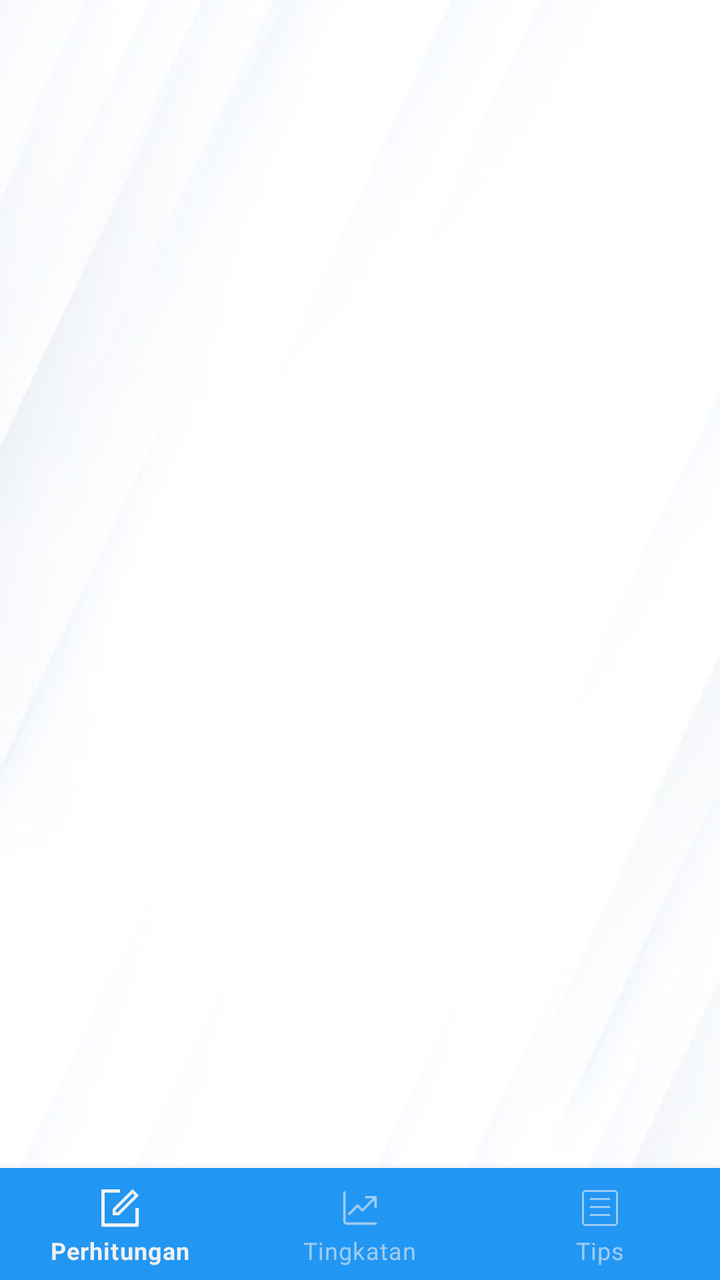
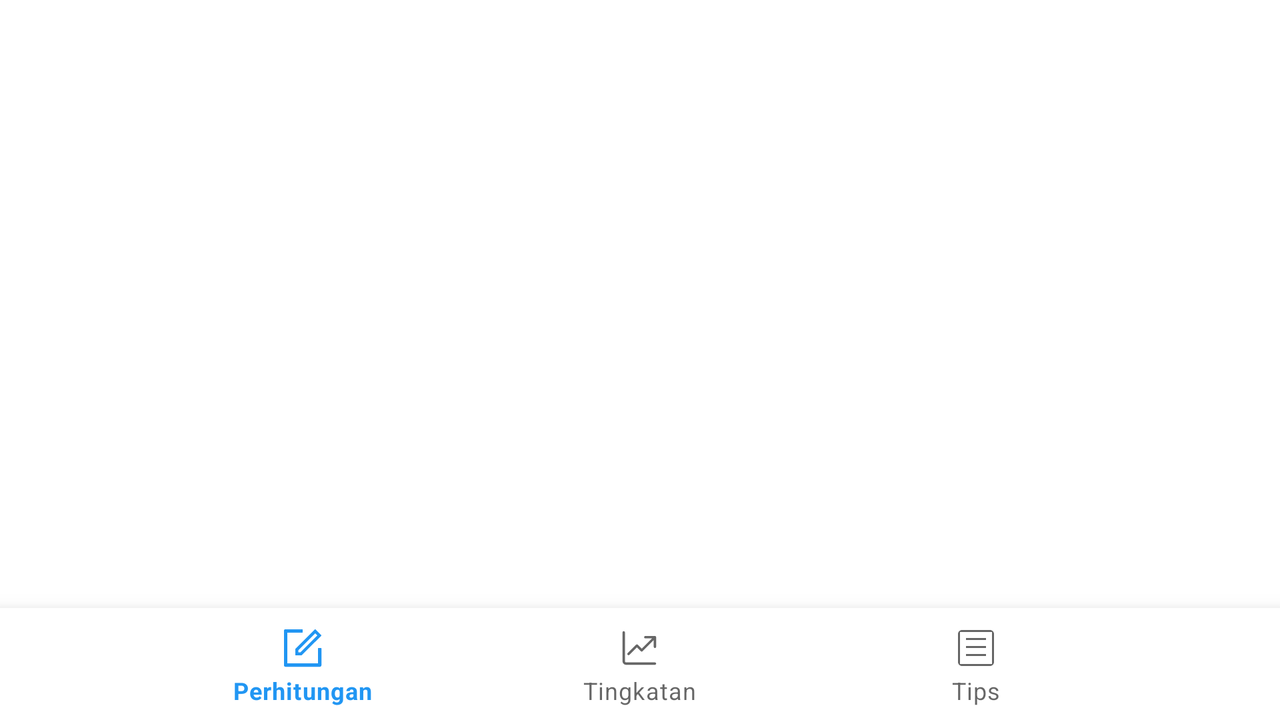

Two renders of one Android screen. The first uses the default layout on a phone; the second uses the alternative layout the repository ships for a different screen configuration, on a matching device. The two XML files are below.
<!-- AndroidManifest.xml: application theme Theme.OstaUnair -->
<!-- res/layout/activity_main.xml -->
<?xml version="1.0" encoding="utf-8"?>
<androidx.constraintlayout.widget.ConstraintLayout xmlns:android="http://schemas.android.com/apk/res/android"
    xmlns:app="http://schemas.android.com/apk/res-auto"
    xmlns:tools="http://schemas.android.com/tools"
    android:id="@+id/container"
    android:layout_width="match_parent"
    android:layout_height="match_parent"
    android:background="@drawable/bg_layer"
    android:orientation="vertical"
    android:paddingTop="?attr/actionBarSize">

    <androidx.viewpager.widget.ViewPager
        android:id="@+id/vp_main"
        android:layout_width="match_parent"
        android:layout_height="match_parent"
        android:layout_marginBottom="56dp"
        app:layout_constraintTop_toTopOf="parent"
        app:layout_constraintEnd_toEndOf="parent"
        app:layout_constraintBottom_toBottomOf="parent"
        app:layout_constraintStart_toStartOf="parent" />

    <com.google.android.material.bottomnavigation.BottomNavigationView
        android:id="@+id/btm_nav"
        android:layout_width="match_parent"
        style="@style/Widget.MaterialComponents.BottomNavigationView.Colored"
        android:layout_height="wrap_content"
        app:layout_constraintBottom_toBottomOf="parent"
        app:layout_constraintEnd_toEndOf="parent"
        app:layout_constraintStart_toStartOf="parent"
        app:menu="@menu/bottomnav_main_menu" />


</androidx.constraintlayout.widget.ConstraintLayout>
<!-- resources referenced by this layout -->
<resources>
  <!-- drawable bg_layer (drawable) -->
  <?xml version="1.0" encoding="utf-8"?>
  <layer-list xmlns:android="http://schemas.android.com/apk/res/android">
      <item>
          <shape android:shape="rectangle">
              <solid android:color="@color/brown_200"/>
          </shape>
      </item>
      <item android:drawable="@drawable/main_bg"/>
  </layer-list>
  <style name="Theme.OstaUnair" parent="Theme.MaterialComponents.DayNight.NoActionBar">
          
          <item name="colorPrimary">@color/blue_500</item>
          <item name="colorPrimaryVariant">@color/blue_700</item>
          <item name="colorOnPrimary">@color/white</item>
          
          <item name="colorSecondary">@color/teal_200</item>
          <item name="colorSecondaryVariant">@color/teal_700</item>
          <item name="colorOnSecondary">@color/black</item>
          
          <item name="android:statusBarColor" tools:targetApi="l">?attr/colorPrimaryVariant</item>
          
          <item name="android:textViewStyle">@style/SFTextViewStyle</item>
          <item name="android:buttonStyle">@style/SFButtonStyle</item>
  
      </style>
  <!-- drawable main_bg: png bitmap (drawable-hdpi, 49036 bytes) -->
  <color name="blue_500">#FF2196f3</color>
  <color name="blue_700">#FF1976d2</color>
  <color name="white">#FFF0F0F0</color>
  <color name="teal_200">#FF03DAC5</color>
  <color name="teal_700">#FF018786</color>
  <color name="black">#FF0F0F0F</color>
  <style name="SFTextViewStyle" parent="android:Widget.TextView">
          <item name="android:fontFamily">@font/sf_pro_text_regular</item>
      </style>
  <style name="SFButtonStyle" parent="android:Widget.Holo.Button">
          <item name="android:fontFamily">@font/sf_pro_text_bold</item>
      </style>
</resources>
<!-- res/layout-land/activity_main.xml (the repository's variant of the layout above) -->
<!-- drawn on the phone turned sideways -->
<?xml version="1.0" encoding="utf-8"?>
<androidx.constraintlayout.widget.ConstraintLayout xmlns:android="http://schemas.android.com/apk/res/android"
    xmlns:app="http://schemas.android.com/apk/res-auto"
    xmlns:tools="http://schemas.android.com/tools"
    android:id="@+id/container"
    android:layout_width="match_parent"
    android:layout_height="match_parent"
    tools:context=".MainActivity">

    <androidx.viewpager.widget.ViewPager
        android:id="@+id/vp_main"
        android:layout_width="0dp"
        android:layout_height="fill_parent"
        app:layout_constraintBottom_toTopOf="@id/btm_nav"
        app:layout_constraintEnd_toEndOf="parent"
        app:layout_constraintStart_toStartOf="parent"
        app:layout_constraintTop_toTopOf="parent" />

    <com.google.android.material.bottomnavigation.BottomNavigationView
        android:id="@+id/btm_nav"
        android:layout_width="match_parent"
        android:layout_height="wrap_content"
        app:layout_constraintBottom_toBottomOf="parent"
        app:layout_constraintEnd_toEndOf="parent"
        app:layout_constraintStart_toStartOf="parent"
        app:menu="@menu/bottomnav_main_menu" />

</androidx.constraintlayout.widget.ConstraintLayout>
<!-- resources referenced by the variant -->
<!-- as the phone turned sideways resolves them -->
<resources>
  <style name="Theme.OstaUnair" parent="Theme.MaterialComponents.DayNight.NoActionBar">
          
          <item name="colorPrimary">@color/blue_500</item>
          <item name="colorPrimaryVariant">@color/blue_700</item>
          <item name="colorOnPrimary">@color/white</item>
          
          <item name="colorSecondary">@color/teal_200</item>
          <item name="colorSecondaryVariant">@color/teal_700</item>
          <item name="colorOnSecondary">@color/black</item>
          
          <item name="android:statusBarColor" tools:targetApi="l">?attr/colorPrimaryVariant</item>
          
          <item name="android:textViewStyle">@style/SFTextViewStyle</item>
          <item name="android:buttonStyle">@style/SFButtonStyle</item>
  
      </style>
  <color name="blue_500">#FF2196f3</color>
  <color name="blue_700">#FF1976d2</color>
  <color name="white">#FFF0F0F0</color>
  <color name="teal_200">#FF03DAC5</color>
  <color name="teal_700">#FF018786</color>
  <color name="black">#FF0F0F0F</color>
  <style name="SFTextViewStyle" parent="android:Widget.TextView">
          <item name="android:fontFamily">@font/sf_pro_text_regular</item>
      </style>
  <style name="SFButtonStyle" parent="android:Widget.Holo.Button">
          <item name="android:fontFamily">@font/sf_pro_text_bold</item>
      </style>
</resources>
